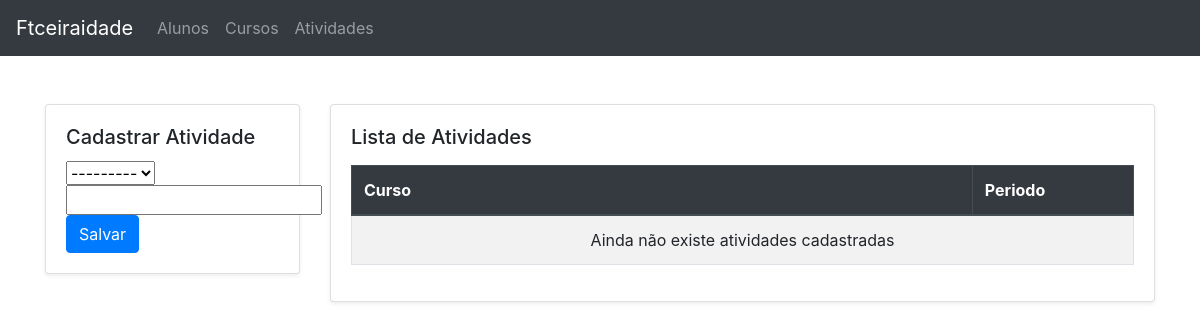
The page /atividades on the database as committed earlier.
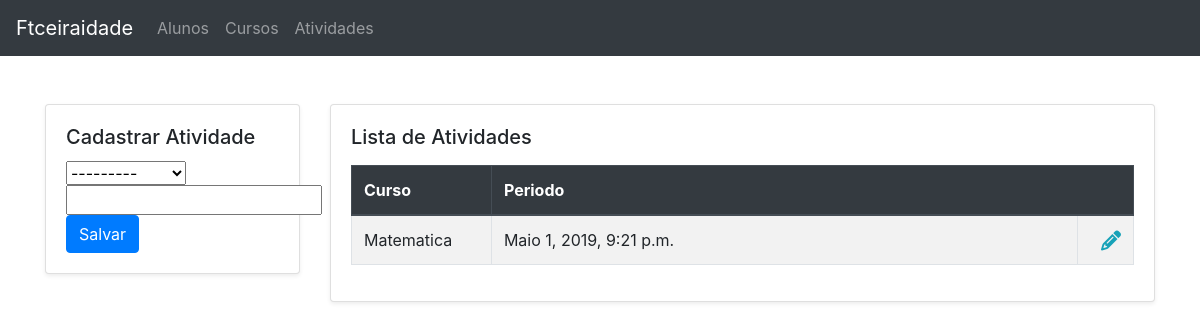
The same page on the database as committed later.
### core/models.py (models this page shows, shortened)
class Activity(models.Model):
    course = models.ForeignKey(Course, on_delete=models.CASCADE)
    time_start = models.DateTimeField(
        'Hora de início', auto_now=False, auto_now_add=False)
    class Meta:
        verbose_name = 'Atividade'
        verbose_name_plural = 'Atividades'

class Course(SoftDeletableModel, TimeStampedModel):
    PERIOD_TYPE = [
        ('morning', 'Manhã'),
        ('afternoon', 'Tarde'),
        ('night', 'Noite'),
    ]
    name = models.CharField('Nome', max_length=100)
    period = models.CharField('Período', max_length=50, choices=PERIOD_TYPE)
    class Meta:
        verbose_name = 'Curso'
        verbose_name_plural = 'Cursos'
    def __str__(self):
        return self.name

### core/views.py (the view)
# urls.py: path('atividades', activities, name='activities'),
def activities(request):
    template_name = 'activity.html'
    form = ActivityForm(request.POST or None)
    activities = Activity.objects.all()
    if request.method == 'POST':
        if form.is_valid():
            form.save()
            return redirect('activities')
    return render(request, template_name, locals())

### core/forms.py
class ActivityForm(forms.ModelForm):
    class Meta:
        model = Activity
        fields = '__all__'

### core/templates/activity.html (shortened to what this page needs)
{% extends "base_add_list.html" %}
{% load bootstrap %}
{% block insert_title %}Cadastrar Atividade{% endblock insert_title %}
{% block insert_data %}
<form action="
    {% if activityId %}
        {% url 'activity' activityId %}
    {% else %}
        {% url 'activities' %}
    {% endif %}" method=" POST">
    {{ form.course|bootstrap }}
    {{ form.time_start|bootstrap }}
    <button type="submit" class="btn btn-primary"
        name='SAVE'>{% if activityId %}Atualizar{% else %}Salvar{% endif %}</button>
</form>
{% endblock insert_data %}
{% block list_title %}Lista de Atividades{% endblock list_title %}
{% block list_columns %}
<tr>
    <th>Curso</th>
    <th colspan='2'>Periodo</th>
</tr>
{% endblock list_columns %}
{% block list_data %}
{% for activity in activities %}
<tr>
    <td>{{ activity.course.name }}</td>
    <td class='w-75'>{{ activity.time_start }}</td>
    <td class='text-right'>
        <a href="{% url 'activity' activity.id %}">
            <i class="fa fa-pencil fa-lg text-info"></i>
        </a>
    </td>
</tr>
{% empty %}
<tr>
    <td colspan='2' class='text-center'>Ainda não existe atividades cadastradas</td>
</tr>
{% endfor %}
{% endblock list_data %}

Rows that differ between the two databases and show on the page:
added Activity: course.name "Matematica", time_start "Maio 1, 2019, 9:21 p.m."
Other text that changed with them:
text no longer shown: "Ainda não existe atividades cadastradas"
